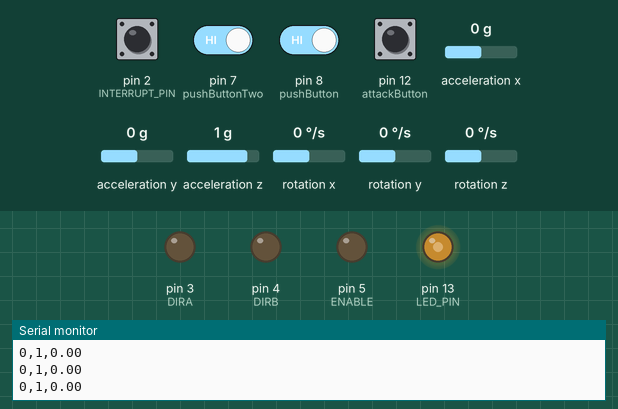
Bench run of a sketch on a simulated Arduino Uno, built with avr-gcc and run on an emulated ATmega328P. Parts: output pins drawn as LEDs (lit = HIGH), the last lines printed to the serial monitor. Dashed ring = blinking. The inputs (shaded band) are chosen by the test bench; at power-on: pin 7 (pushButtonTwo), pin 8 (pushButton), pin 12 (attackButton) HIGH, pin 2 (INTERRUPT_PIN) LOW, acceleration z 1 g, acceleration y 0 g, acceleration x 0 g, rotation x 0 °/s, rotation y 0 °/s, rotation z 0 °/s. The sensor or clock chip raises its interrupt line as the real part does.

Above: at 1.7 s.
1.8 s: acceleration z set to 0.1 g
At 2.66 s:
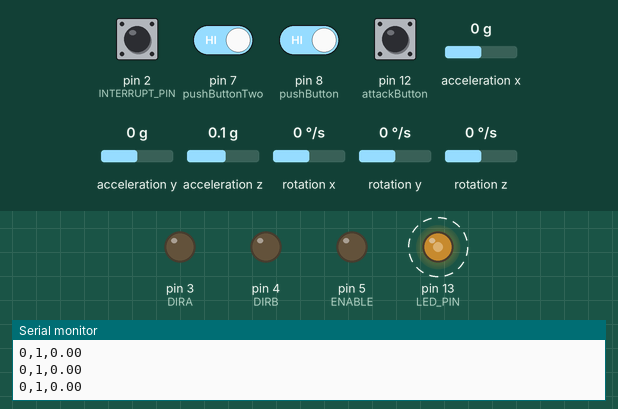
4.8 s: acceleration z set to -0.2 g
At 5.34 s:
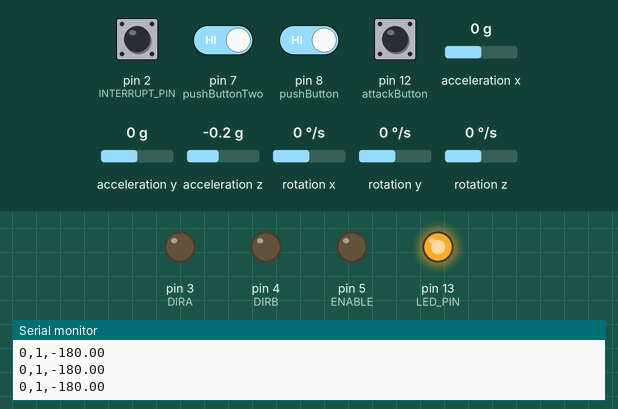
7.8 s: acceleration y set to -1.4 g
10.8 s: pin 7 (pushButtonTwo) driven LOW and pin 8 (pushButton) driven LOW
At 11.61 s:
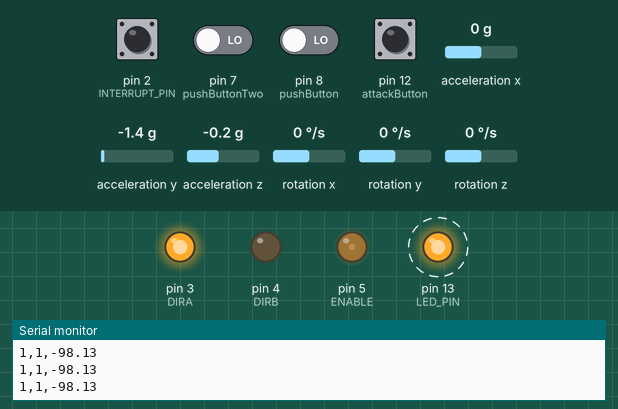
13.8 s: pin 7 (pushButtonTwo) driven HIGH
16.8 s: pin 7 (pushButtonTwo) driven LOW
At 18.78 s:
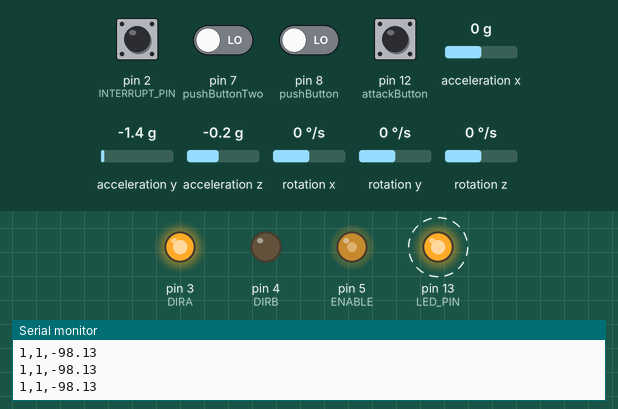
Timing chart, 0 to 22.9 s (numbered marks = the images above; inputs shaded):
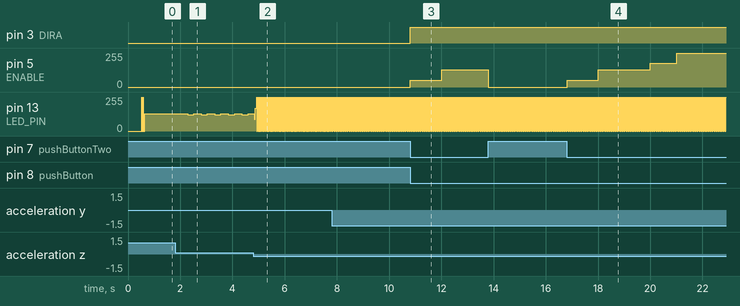

Measured:
- the behaviour switches between 0 and -0.1 g on acceleration z (found by bisection; images 1 and 2)
- after the input at 10.8 s, pin 3 (DIRA): LOW → HIGH at once; pin 5 (ENABLE): 0/255 → 50/255 at once, → 128/255 1.2 s later
- after the input at 16.8 s, pin 5 (ENABLE): 0/255 → 50/255 at once, → 128/255 1.2 s later, → 180/255 2.0 s later, → 255/255 1.0 s later
- by itself, pin 13 (LED_PIN): alternates 255/255 for 0.01 s and 0/255 for 0.01 s

The sketch:

duola_new.ino
```cpp
#define ENABLE 5
#define DIRA 3
#define DIRB 4

#include <SimpleTimer.h>

// the timer object
SimpleTimer timer;

boolean button;
boolean noButton;
int myTimer = 0;
int myTimerTwo = 0;


const int pushButton = 8;
const int pushButtonTwo = 7;

int state = 0;
int state_two = 0;

int flag = 0;

const int attackButton = 12;
int attack = 0;

// a function to be executed periodically
void repeatMe() {
//    Serial.print("Uptime (s): ");
//    Serial.println(millis() / 1000);

    if(button){
      if(myTimer<5){
        myTimer++;
        } else{
          myTimer=0;
        }
        myTimerTwo=0;
    }else if(!button){
      if(myTimerTwo<4){
        myTimerTwo++;
        } else{
          myTimerTwo=0;
        }
        myTimer=0;
      }

//    if(noButton){
//      if(myTimerTwo<4){
//        myTimerTwo++;
//        } else{
//          myTimerTwo=0;
//        }
//    }else{
//      myTimerTwo=0;
//      }
}


// I2Cdev and MPU6050 must be installed as libraries, or else the .cpp/.h files
// for both classes must be in the include path of your project
#include "I2Cdev.h"

#include "MPU6050_6Axis_MotionApps20.h"
//#include "MPU6050.h" // not necessary if using MotionApps include file

// Arduino Wire library is required if I2Cdev I2CDEV_ARDUINO_WIRE implementation
// is used in I2Cdev.h
#if I2CDEV_IMPLEMENTATION == I2CDEV_ARDUINO_WIRE
    #include "Wire.h"
#endif

// class default I2C address is 0x68
// specific I2C addresses may be passed as a parameter here
// AD0 low = 0x68 (default for SparkFun breakout and InvenSense evaluation board)
// AD0 high = 0x69
MPU6050 mpu;
//MPU6050 mpu(0x69); // <-- use for AD0 high

// uncomment "OUTPUT_READABLE_QUATERNION" if you want to see the actual
// quaternion components in a [w, x, y, z] format (not best for parsing
// on a remote host such as Processing or something though)
//#define OUTPUT_READABLE_QUATERNION

// uncomment "OUTPUT_READABLE_EULER" if you want to see Euler angles
// (in degrees) calculated from the quaternions coming from the FIFO.
// Note that Euler angles suffer from gimbal lock (for more info, see
// http://en.wikipedia.org/wiki/Gimbal_lock)
//#define OUTPUT_READABLE_EULER

// uncomment "OUTPUT_READABLE_YAWPITCHROLL" if you want to see the yaw/
// pitch/roll angles (in degrees) calculated from the quaternions coming
// from the FIFO. Note this also requires gravity vector calculations.
// Also note that yaw/pitch/roll angles suffer from gimbal lock (for
// more info, see: http://en.wikipedia.org/wiki/Gimbal_lock)
#define OUTPUT_READABLE_YAWPITCHROLL

// uncomment "OUTPUT_READABLE_REALACCEL" if you want to see acceleration
// components with gravity removed. This acceleration reference frame is
// not compensated for orientation, so +X is always +X according to the
// sensor, just without the effects of gravity. If you want acceleration
// compensated for orientation, us OUTPUT_READABLE_WORLDACCEL instead.
//#define OUTPUT_READABLE_REALACCEL

// uncomment "OUTPUT_READABLE_WORLDACCEL" if you want to see acceleration
// components with gravity removed and adjusted for the world frame of
// reference (yaw is relative to initial orientation, since no magnetometer
// is present in this case). Could be quite handy in some cases.
//#define OUTPUT_READABLE_WORLDACCEL

// uncomment "OUTPUT_TEAPOT" if you want output that matches the
// format used for the InvenSense teapot demo
//#define OUTPUT_TEAPOT


#define INTERRUPT_PIN 2  // use pin 2 on Arduino Uno & most boards
#define LED_PIN 13 // (Arduino is 13, Teensy is 11, Teensy++ is 6)
bool blinkState = false;

// MPU control/status vars
bool dmpReady = false;  // set true if DMP init was successful
uint8_t mpuIntStatus;   // holds actual interrupt status byte from MPU
uint8_t devStatus;      // return status after each device operation (0 = success, !0 = error)
uint16_t packetSize;    // expected DMP packet size (default is 42 bytes)
uint16_t fifoCount;     // count of all bytes currently in FIFO
uint8_t fifoBuffer[64]; // FIFO storage buffer

// orientation/motion vars
Quaternion q;           // [w, x, y, z]         quaternion container
VectorInt16 aa;         // [x, y, z]            accel sensor measurements
VectorInt16 aaReal;     // [x, y, z]            gravity-free accel sensor measurements
VectorInt16 aaWorld;    // [x, y, z]            world-frame accel sensor measurements
VectorFloat gravity;    // [x, y, z]            gravity vector
float euler[3];         // [psi, theta, phi]    Euler angle container
float ypr[3];           // [yaw, pitch, roll]   yaw/pitch/roll container and gravity vector

// packet structure for InvenSense teapot demo
uint8_t teapotPacket[14] = { '$', 0x02, 0,0, 0,0, 0,0, 0,0, 0x00, 0x00, '\r', '\n' };


// ================================================================
// ===               INTERRUPT DETECTION ROUTINE                ===
// ================================================================

volatile bool mpuInterrupt = false;     // indicates whether MPU interrupt pin has gone high
void dmpDataReady() {
    mpuInterrupt = true;
}


// ================================================================
// ===                      INITIAL SETUP                       ===
// ================================================================

void setup() {
  pinMode(ENABLE,OUTPUT);
  pinMode(DIRA,OUTPUT);
  pinMode(DIRB,OUTPUT);

  pinMode(pushButton, INPUT);
  digitalWrite(pushButton, HIGH);

  pinMode(pushButtonTwo, INPUT);
  digitalWrite(pushButtonTwo, HIGH);

  pinMode(attackButton, INPUT);
  digitalWrite(attackButton, HIGH);

  timer.setInterval(1000, repeatMe);


    // join I2C bus (I2Cdev library doesn't do this automatically)
    #if I2CDEV_IMPLEMENTATION == I2CDEV_ARDUINO_WIRE
        Wire.begin();
        Wire.setClock(400000); // 400kHz I2C clock. Comment this line if having compilation difficulties
    #elif I2CDEV_IMPLEMENTATION == I2CDEV_BUILTIN_FASTWIRE
        Fastwire::setup(400, true);
    #endif

    // initialize serial communication
    // (115200 chosen because it is required for Teapot Demo output, but it's
    // really up to you depending on your project)
    Serial.begin(9600);
    while (!Serial); // wait for Leonardo enumeration, others continue immediately

    // NOTE: 8MHz or slower host processors, like the Teensy @ 3.3V or Arduino
    // Pro Mini running at 3.3V, cannot handle this baud rate reliably due to
    // the baud timing being too misaligned with processor ticks. You must use
    // 38400 or slower in these cases, or use some kind of external separate
    // crystal solution for the UART timer.

    // initialize device
//    Serial.println(F("Initializing I2C devices..."));
    mpu.initialize();
    pinMode(INTERRUPT_PIN, INPUT);

    // verify connection
//    Serial.println(F("Testing device connections..."));
//    Serial.println(mpu.testConnection() ? F("MPU6050 connection successful") : F("MPU6050 connection failed"));
//
//    // wait for ready
//    Serial.println(F("\nSend any character to begin DMP programming and demo: "));
//    while (Serial.available() && Serial.read()); // empty buffer
//    while (!Serial.available());                 // wait for data
//    while (Serial.available() && Serial.read()); // empty buffer again
//
//    // load and configure the DMP
//    Serial.println(F("Initializing DMP..."));
    devStatus = mpu.dmpInitialize();

    // supply your own gyro offsets here, scaled for min sensitivity
    mpu.setXGyroOffset(220);
    mpu.setYGyroOffset(76);
    mpu.setZGyroOffset(-85);
    mpu.setZAccelOffset(1788); // 1688 factory default for my test chip

    // make sure it worked (returns 0 if so)
    if (devStatus == 0) {
        // Calibration Time: generate offsets and calibrate our MPU6050
        mpu.CalibrateAccel(6);
        mpu.CalibrateGyro(6);
        mpu.PrintActiveOffsets();
        // turn on the DMP, now that it's ready
//        Serial.println(F("Enabling DMP..."));
        mpu.setDMPEnabled(true);

        // enable Arduino interrupt detection
//        Serial.print(F("Enabling interrupt detection (Arduino external interrupt "));
//        Serial.print(digitalPinToInterrupt(INTERRUPT_PIN));
//        Serial.println(F(")..."));
        attachInterrupt(digitalPinToInterrupt(INTERRUPT_PIN), dmpDataReady, RISING);
        mpuIntStatus = mpu.getIntStatus();

        // set our DMP Ready flag so the main loop() function knows it's okay to use it
//        Serial.println(F("DMP ready! Waiting for first interrupt..."));
        dmpReady = true;

        // get expected DMP packet size for later comparison
        packetSize = mpu.dmpGetFIFOPacketSize();
    } else {
        // ERROR!
        // 1 = initial memory load failed
        // 2 = DMP configuration updates failed
        // (if it's going to break, usually the code will be 1)
//        Serial.print(F("DMP Initialization failed (code "));
//        Serial.print(devStatus);
//        Serial.println(F(")"));
    }

    // configure LED for output
    pinMode(LED_PIN, OUTPUT);
}


// ================================================================
// ===                    MAIN PROGRAM LOOP                     ===
// ================================================================

void loop() {


   state = digitalRead(pushButton);
 state_two = digitalRead(pushButtonTwo);

 attack = digitalRead(attackButton);

// Serial.print(state);
// Serial.println(state_two);

 if(state == 0 && state_two == 0){
    button = true;
//    noButton = false;
  }else {
//    noButton = true;
    button = false;
    }
//
// if(state == 1 && state_two == 1){
//    noButton = true;
//  }else {
//    noButton = false;
//    }


  timer.run();

//   Serial.println(myTimerTwo);

 if (flag == 0){

  if (button){


    //---back and forth example
    digitalWrite(ENABLE,HIGH); // enable on
    digitalWrite(DIRA,HIGH); //one way
    digitalWrite(DIRB,LOW);

//    delay(100);

    if (myTimer >=0 && myTimer < 2){
      analogWrite(ENABLE,50);
      }else if (myTimer >= 2 && myTimer < 4){
        analogWrite(ENABLE,128);
      }else if (myTimer >= 4 && myTimer < 5){
        analogWrite(ENABLE,180);
      }else if (myTimer >= 5 && myTimer < 6){
        analogWrite(ENABLE,255);
        flag = 1;
      }
//      delay(100);

  }else if (!button){
    digitalWrite(ENABLE,LOW); // disable
    flag = 0;
    }


  }else if (flag == 1){

    if (button){
      analogWrite(ENABLE,255); //half speed
      }else{

        if (myTimerTwo >=0 && myTimerTwo <= 1){
          analogWrite(ENABLE,250);
          }else if (myTimerTwo > 1 && myTimerTwo <= 2){
            analogWrite(ENABLE,180);
          }else if (myTimerTwo > 2 && myTimerTwo <= 3){
            analogWrite(ENABLE,128);
          }else if (myTimerTwo > 3 && myTimerTwo <= 4){
         digitalWrite(ENABLE,LOW); // disable
            flag = 0;
          }


        }
    }

    // if programming failed, don't try to do anything
    if (!dmpReady) return;

    // wait for MPU interrupt or extra packet(s) available
    while (!mpuInterrupt && fifoCount < packetSize) {
        if (mpuInterrupt && fifoCount < packetSize) {
          // try to get out of the infinite loop
          fifoCount = mpu.getFIFOCount();
        }
        // other program behavior stuff here
        // .
        // .
        // .
        // if you are really paranoid you can frequently test in between other
        // stuff to see if mpuInterrupt is true, and if so, "break;" from the
        // while() loop to immediately process the MPU data
        // .
        // .
        // .
    }

    // reset interrupt flag and get INT_STATUS byte
    mpuInterrupt = false;
    mpuIntStatus = mpu.getIntStatus();

    // get current FIFO count
    fifoCount = mpu.getFIFOCount();
	if(fifoCount < packetSize){
	        //Lets go back and wait for another interrupt. We shouldn't be here, we got an interrupt from another event
			// This is blocking so don't do it   while (fifoCount < packetSize) fifoCount = mpu.getFIFOCount();
	}
    // check for overflow (this should never happen unless our code is too inefficient)
    else if ((mpuIntStatus & _BV(MPU6050_INTERRUPT_FIFO_OFLOW_BIT)) || fifoCount >= 1024) {
        // reset so we can continue cleanly
        mpu.resetFIFO();
      //  fifoCount = mpu.getFIFOCount();  // will be zero after reset no need to ask
        Serial.println(F("FIFO overflow!"));

    // otherwise, check for DMP data ready interrupt (this should happen frequently)
    } else if (mpuIntStatus & _BV(MPU6050_INTERRUPT_DMP_INT_BIT)) {

        // read a packet from FIFO
	while(fifoCount >= packetSize){ // Lets catch up to NOW, someone is using the dreaded delay()!
		mpu.getFIFOBytes(fifoBuffer, packetSize);
		// track FIFO count here in case there is > 1 packet available
		// (this lets us immediately read more without waiting for an interrupt)
		fifoCount -= packetSize;
	}
        #ifdef OUTPUT_READABLE_QUATERNION
            // display quaternion values in easy matrix form: w x y z
            mpu.dmpGetQuaternion(&q, fifoBuffer);
            Serial.print("quat\t");
            Serial.print(q.w);
            Serial.print("\t");
            Serial.print(q.x);
            Serial.print("\t");
            Serial.print(q.y);
            Serial.print("\t");
            Serial.println(q.z);
        #endif

        #ifdef OUTPUT_READABLE_EULER
            // display Euler angles in degrees
            mpu.dmpGetQuaternion(&q, fifoBuffer);
            mpu.dmpGetEuler(euler, &q);
            Serial.print("euler\t");
            Serial.print(euler[0] * 180/M_PI);
            Serial.print("\t");
            Serial.print(euler[1] * 180/M_PI);
            Serial.print("\t");
            Serial.println(euler[2] * 180/M_PI);
        #endif

        #ifdef OUTPUT_READABLE_YAWPITCHROLL
            // display Euler angles in degrees
            mpu.dmpGetQuaternion(&q, fifoBuffer);
            mpu.dmpGetGravity(&gravity, &q);
            mpu.dmpGetYawPitchRoll(ypr, &q, &gravity);
//            Serial.print("ypr\t");
//            Serial.print(ypr[0] * 180/M_PI);
//            Serial.print("\t");
//            Serial.print(ypr[1] * 180/M_PI);
//            Serial.print("\t");

            Serial.print(button);
            Serial.print(",");
            Serial.print(attack);
            Serial.print(",");
            Serial.println(ypr[2] * 180/M_PI);

        #endif

        #ifdef OUTPUT_READABLE_REALACCEL
            // display real acceleration, adjusted to remove gravity
            mpu.dmpGetQuaternion(&q, fifoBuffer);
            mpu.dmpGetAccel(&aa, fifoBuffer);
            mpu.dmpGetGravity(&gravity, &q);
            mpu.dmpGetLinearAccel(&aaReal, &aa, &gravity);
            Serial.print("areal\t");
            Serial.print(aaReal.x);
            Serial.print("\t");
            Serial.print(aaReal.y);
            Serial.print("\t");
            Serial.println(aaReal.z);
        #endif

        #ifdef OUTPUT_READABLE_WORLDACCEL
            // display initial world-frame acceleration, adjusted to remove gravity
            // and rotated based on known orientation from quaternion
            mpu.dmpGetQuaternion(&q, fifoBuffer);
            mpu.dmpGetAccel(&aa, fifoBuffer);
            mpu.dmpGetGravity(&gravity, &q);
            mpu.dmpGetLinearAccel(&aaReal, &aa, &gravity);
            mpu.dmpGetLinearAccelInWorld(&aaWorld, &aaReal, &q);
            Serial.print("aworld\t");
            Serial.print(aaWorld.x);
            Serial.print("\t");
            Serial.print(aaWorld.y);
            Serial.print("\t");
            Serial.println(aaWorld.z);
        #endif

        #ifdef OUTPUT_TEAPOT
            // display quaternion values in InvenSense Teapot demo format:
            teapotPacket[2] = fifoBuffer[0];
            teapotPacket[3] = fifoBuffer[1];
            teapotPacket[4] = fifoBuffer[4];
            teapotPacket[5] = fifoBuffer[5];
            teapotPacket[6] = fifoBuffer[8];
            teapotPacket[7] = fifoBuffer[9];
            teapotPacket[8] = fifoBuffer[12];
            teapotPacket[9] = fifoBuffer[13];
            Serial.write(teapotPacket, 14);
            teapotPacket[11]++; // packetCount, loops at 0xFF on purpose
        #endif

        // blink LED to indicate activity
        blinkState = !blinkState;
        digitalWrite(LED_PIN, blinkState);
    }
}
```
